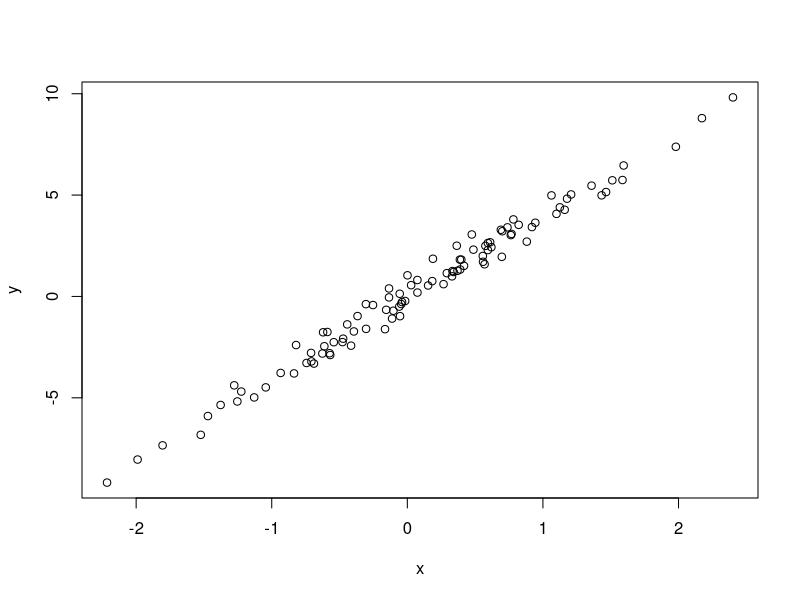

Write R code to recreate this figure.

set.seed(1)
x = rnorm(100,mean=0,sd=1)
eps = rnorm(100,mean=0,sd=sqrt(0.25))
y = 4*x+eps
plot(x,y)

lm.fit1 = lm(y~x+0)
summary(lm.fit1)

lm.fit2 = lm(x~y+0)
summary(lm.fit2)

x = rnorm(100,mean=0,sd=1)
y = sample(x,100)

#output True if both are equal
sum(x^2)==sum(y^2)

lm.fit1 = lm(y~x+0)
summary(lm.fit1)

lm.fit2 = lm(x~y+0)
summary(lm.fit2)


